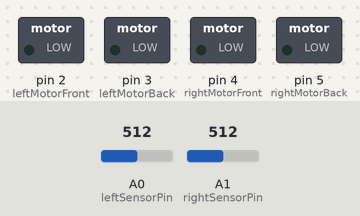
Bench run of a sketch on a simulated Arduino Uno, built with avr-gcc and run on an emulated ATmega328P. On the bench: switched loads named in the sketch (green lamp = pin HIGH). The test bench sets the inputs (shaded band); at power-on: A0 (leftSensorPin) = 512, A1 (rightSensorPin) = 512.

Above: at 1.2 s.
1.3 s: A0 (leftSensorPin) set to 483
At 2.0 s:
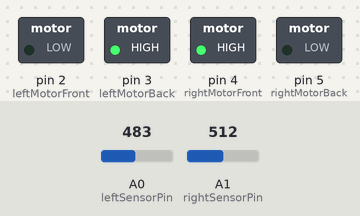
3.1 s: A1 (rightSensorPin) set to 490
At 3.7 s:
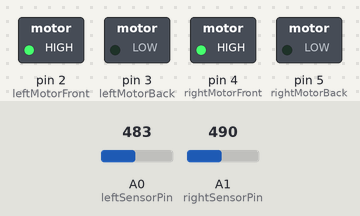
4.9 s: A0 (leftSensorPin) set to 510
At 6.4 s:
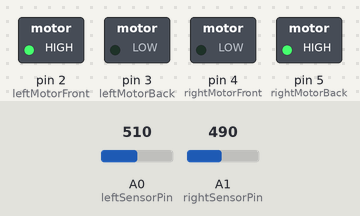
6.7 s: A0 (leftSensorPin) set to 490
At 8.2 s:
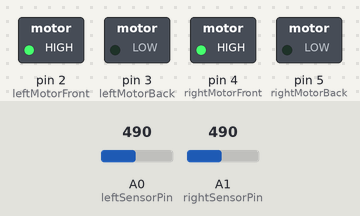
8.5 s: A0 (leftSensorPin) set to 511
At 10.0 s:
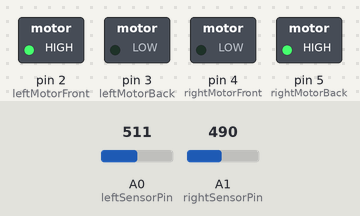
Timing chart, 0 to 11.3 s (numbered marks = the images above; inputs shaded):
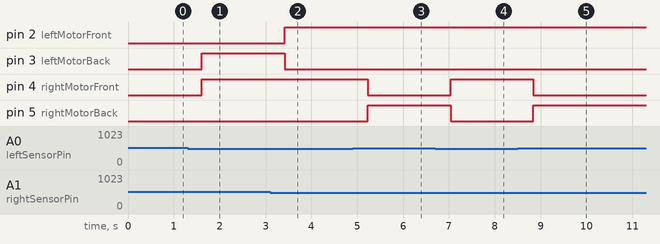

The sketch:

LINE_FOLLOWER_ROBOT.ino
```cpp
int leftSensorPin=A0;
int rightSensorPin=A1;

int leftSensorVal=0;
int rightSensorVal=0;

int leftMotorFront=2;
int leftMotorBack=3;
int rightMotorFront=4;
int rightMotorBack=5;


void setup() {
  // put your setup code here, to run once:
pinMode(leftSensorPin,INPUT);
pinMode(rightSensorPin,INPUT);
pinMode(leftMotorFront,OUTPUT);
pinMode(leftMotorBack,OUTPUT);
pinMode(rightMotorFront,OUTPUT);
pinMode(rightMotorBack,OUTPUT);
}

void loop() {
  // put your main code here, to run repeatedly:
leftSensorVal=analogRead(leftSensorPin);
rightSensorVal=analogRead(rightSensorPin);

Serial.print("The left sensor value is:  ");
Serial.println(leftSensorVal);
delay(100);
Serial.print("The right sensor value is:  ");
Serial.println(rightSensorVal);
delay(100);

if (leftSensorVal<=500 and rightSensorVal<=500)
{
  Serial.print("FORWARD");
  digitalWrite(leftMotorFront,HIGH);
  digitalWrite(rightMotorFront,HIGH);
  digitalWrite(leftMotorBack,LOW);
  digitalWrite(rightMotorBack,LOW);

}
else if(leftSensorVal>=500 and rightSensorVal<=500)
{
  Serial.print("LEFT");
  digitalWrite(leftMotorFront,HIGH);
  digitalWrite(rightMotorBack,HIGH);
  digitalWrite(leftMotorBack,LOW);
  digitalWrite(rightMotorFront,LOW);
}
else if(leftSensorVal<=500 and rightSensorVal>=500)
{
  Serial.print("RIGHT");
  digitalWrite(rightMotorFront,HIGH);
  digitalWrite(leftMotorBack,HIGH);
  digitalWrite(leftMotorFront,LOW);
  digitalWrite(rightMotorBack,LOW);
}
else if(leftSensorVal>=500 and rightSensorVal>=500)
{
  Serial.print("STOP");
  digitalWrite(leftMotorFront,LOW);
  digitalWrite(rightMotorFront,LOW);
  digitalWrite(leftMotorBack,LOW);
  digitalWrite(rightMotorBack,LOW);
}
}
```

Measured:
- the behaviour switches between 501 and 500 on A0 (leftSensorPin) (found by bisection; images 0 and 1)
- the behaviour switches between 501 and 500 on A1 (rightSensorPin) (found by bisection; images 1 and 2)
- after the input at 1.3 s, pin 3 (leftMotorBack), pin 4 (rightMotorFront): LOW → HIGH after 0.31 s
- after the input at 3.1 s, pin 2 (leftMotorFront): LOW → HIGH after 0.32 s; pin 3 (leftMotorBack): HIGH → LOW after 0.32 s
- after the input at 4.9 s, pin 4 (rightMotorFront): HIGH → LOW after 0.33 s; pin 5 (rightMotorBack): LOW → HIGH after 0.33 s
- after the input at 6.7 s, pin 4 (rightMotorFront): LOW → HIGH after 0.34 s; pin 5 (rightMotorBack): HIGH → LOW after 0.34 s
- after the input at 8.5 s, pin 4 (rightMotorFront): HIGH → LOW after 0.34 s; pin 5 (rightMotorBack): LOW → HIGH after 0.34 s
